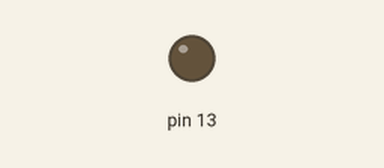
The sketch below on a simulated Arduino Uno, built with avr-gcc and run on an emulated ATmega328P. Parts: output pins drawn as LEDs (lit = HIGH).

Above: at 0.5 s.
At 64.0 s:
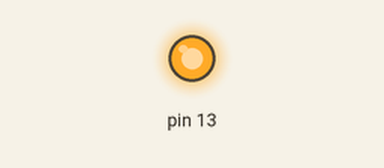
Timing chart, 0 to 64.8 s (numbered marks = the images above):
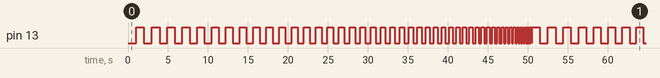

The sketch:

blinknodelay2.ino
```cpp
unsigned long oldms =0;
unsigned long newms;
long interval = 1000;
int ledState = LOW;

void setup() {
  pinMode(13,OUTPUT);
}

void loop() {
  newms=millis();
  if(newms-oldms>=interval){
    oldms=newms;
    if(ledState == LOW){
      ledState = HIGH;
    }else{
      ledState = LOW;
    }
    digitalWrite(13, ledState);
    if(interval<10){
      interval = 1000;
    }else{
      interval-=10;
    }
  }
}
```

Measured:
- by itself, pin 13: moves between LOW and HIGH, repeating every 49.8 s
- by itself, everything shown: repeats every 49.8 s, in 94 steps
